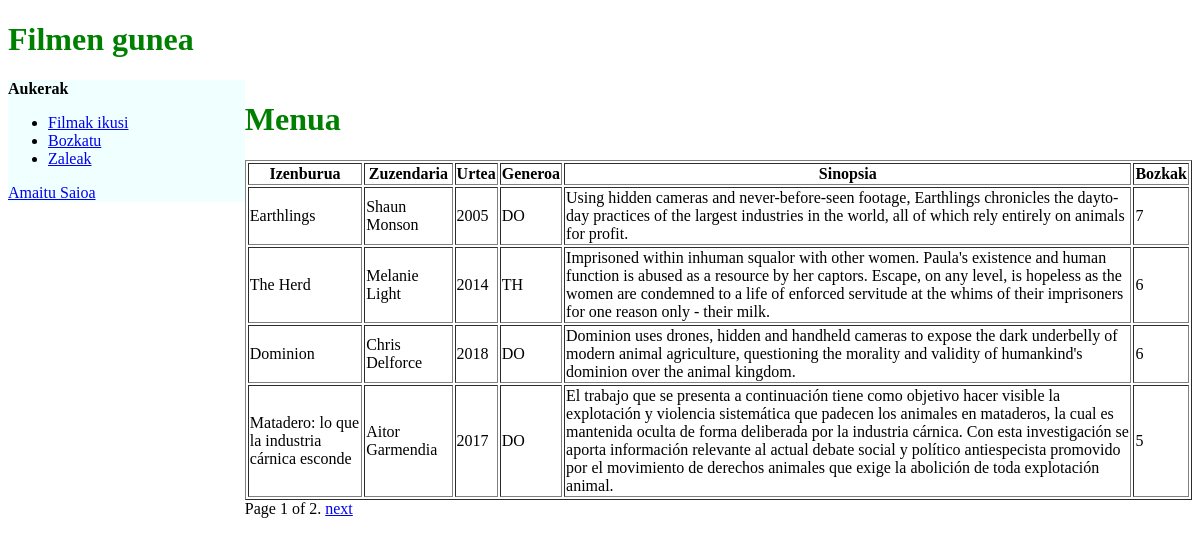
Page /filmakIkusi (signed in) on the committed database.
### filmenGunea/models.py (models this page shows, shortened)
class Filma(models.Model):
	izenburua = models.CharField(max_length=100)
	zuzendaria = models.CharField(max_length=60)
	urtea = models.IntegerField()
	generoa = models.CharField(max_length=2)
	sinopsia = models.CharField(max_length=700)
	bozkak = models.IntegerField()

### filmenGunea/views.py (the view)
# urls.py: path('filmakIkusi', views.filmakIkusi, name='filmakIkusi'),
@login_required(login_url=login)
def filmakIkusi(request):
    filmak = Filma.objects.all()
    paginator = Paginator(filmak, 4) # Show 4 films per page
    page = request.GET.get('page')
    try:
        filmak = paginator.page(page)
    except PageNotAnInteger:
        filmak = paginator.page(1)
    except EmptyPage:
        filmak = paginator.page(paginator.num_pages)
    return render(request, 'filmenGunea/filmakIkusi.html', {'filmak': filmak})

### filmenGunea/templates/filmenGunea/filmakIkusi.html (shortened to what this page needs)
{% extends "./filmenAtalaTxantiloia.html" %}
{% block eskubi %}
    <h1 class="titulua">Menua</h1>
    <table border="1">
        <tr class="Goiburuak">
            <th>Izenburua</th>
            <th>Zuzendaria</th>
            <th>Urtea</th>
            <th>Generoa</th>
            <th>Sinopsia</th>
            <th>Bozkak</th>
        </tr>
        {% for i in filmak %}
        <tr>
            <td>{{i.izenburua}}</td>
            <td>{{i.zuzendaria}}</td>
            <td>{{i.urtea}}</td>
            <td>{{i.generoa}}</td>
            <td>{{i.sinopsia}}</td>
            <td>{{i.bozkak}}</td>
        </tr>
        {% endfor %}
    </table>
    <div class="pagination">
        <span class="step-links">
            <span class="current">
                Page {{ filmak.number }} of {{ filmak.paginator.num_pages }}.
            </span>
            {% if filmak.has_next %}
                <a href="?page={{ filmak.next_page_number }}">next</a>
            {% endif %}
        </span>
    </div>
{% endblock %}

### filmenGunea/static/filmenGunea/index.css (style rules this page uses)
.titulua { color:green; }

### rows in the picture
Filma: izenburua "Earthlings", zuzendaria "Shaun Monson", urtea "2005", generoa "DO", sinopsia "Using hidden cameras and never-before-seen footage, Earthlings chronicles the dayto-day practices of the largest industries in the world, all of which rely entirely on animals for profit.", bozkak "7"
Filma: izenburua "The Herd", zuzendaria "Melanie Light", urtea "2014", generoa "TH", sinopsia "Imprisoned within inhuman squalor with other women. Paula's existence and human function is abused as a resource by her captors. Escape, on any level, is hopeless as the women are condemned to a life of enforced servitude at the whims of their imprisoners for one reason only - their milk.", bozkak "6"
Filma: izenburua "Dominion", zuzendaria "Chris Delforce", urtea "2018", generoa "DO", sinopsia "Dominion uses drones, hidden and handheld cameras to expose the dark underbelly of modern animal agriculture, questioning the morality and validity of humankind's dominion over the animal kingdom.", bozkak "6"
Filma: izenburua "Matadero: lo que la industria cárnica esconde", zuzendaria "Aitor Garmendia", urtea "2017", generoa "DO", sinopsia "El trabajo que se presenta a continuación tiene como objetivo hacer visible la explotación y violencia sistemática que padecen los animales en mataderos, la cual es mantenida oculta de forma deliberada por la industria cárnica. Con esta investigación se aporta información relevante al actual debate social y político antiespecista promovido por el movimiento de derechos animales que exige la abolición de toda explotación animal.", bozkak "5"

### other values in the picture
{{ filmak.number }} "1"
{{ filmak.paginator.num_pages }} "2"
